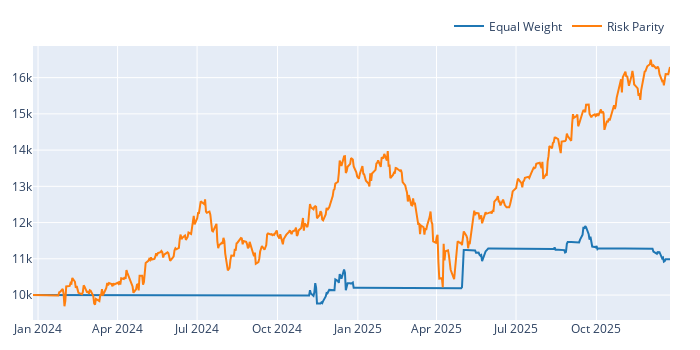

Source (notebook cell):
### Markdown cell above
### Why this often "wins" over time

- **Consistency:** You stop having "bad days" just because one high-beta stock decided to tank.
    
- **Capital Efficiency:** You are putting more capital to work in the stocks that are trending smoothly.
    
- **Lower Stress:** Your equity curve (the growth of your $10k) usually becomes a much smoother line.
    

### Comparison: Standard vs. Risk Parity

You can now compare your **Stable Basket (Equal Weight)** against this **Risk Parity Basket**.

### Code cell
# 1. Create the first plot
fig = pf_stable.value().vbt.plot(trace_kwargs=dict(name='Equal Weight'))

# 2. Add the second plot by passing the first 'fig' into the 'fig' argument
pf_risk_parity.value().vbt.plot(fig=fig, trace_kwargs=dict(name='Risk Parity'))

# 3. Show the combined result
fig.show()

### Figure 1 — Plotly figure (JSON) as saved in the notebook; plotly's stock layout.template omitted (floating-point values rounded to 4 significant figures; data arrays with more than 128 entries replaced by an {"elided": "..."} marker saying what was removed)
{"data": [{"name": "Equal Weight", "showlegend": true, "type": "scatter", "uid": "d21987b2-9fb4-4c42-b283-8cf9d9ed5cbe", "x": {"elided": "502 str values"}, "y": {"elided": "502 float values"}}, {"name": "Risk Parity", "showlegend": true, "type": "scatter", "uid": "22bf58da-990f-4579-8eaa-e377cd925622", "x": {"elided": "502 str values"}, "y": {"elided": "502 float values"}}], "layout": {"height": 350, "legend": {"orientation": "h", "traceorder": "normal", "x": 1, "xanchor": "right", "y": 1.02, "yanchor": "bottom"}, "margin": {"b": 30, "l": 30, "r": 30, "t": 30}, "width": 700}}
